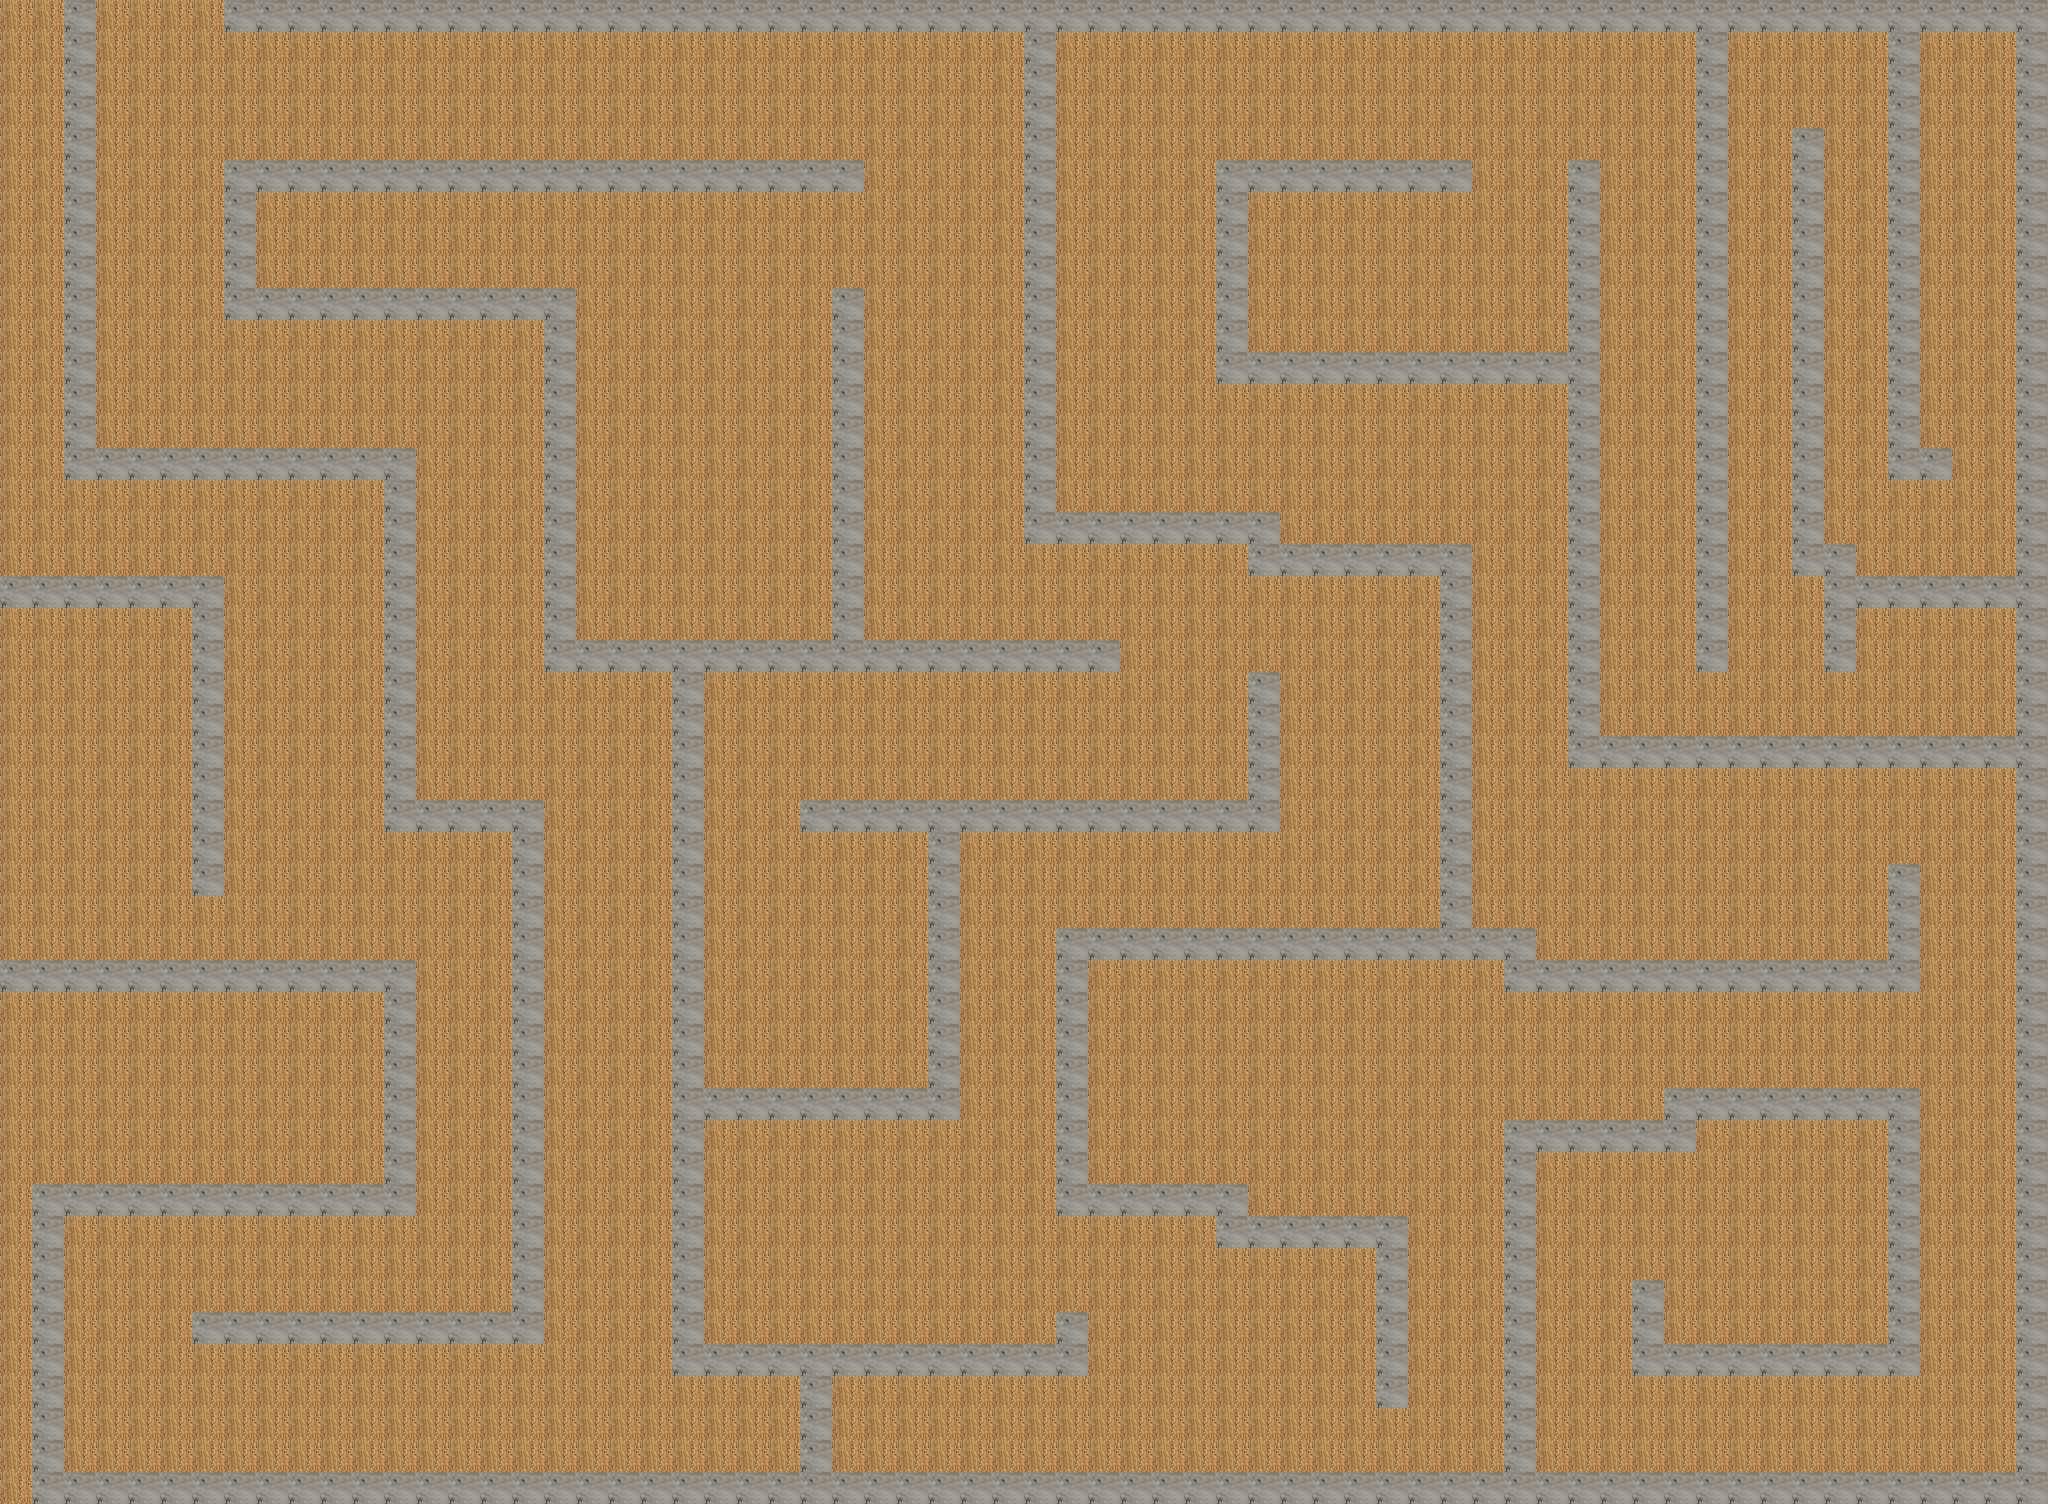

This game map was drawn from its Tiled (.tmx) file and the tilesets committed beside it. A one-line description and the trimmed map source follow:
An orthogonal 64x47 tile map with 32x32 px tiles, 1 tile layer (Tile Layer 1), 2 tilesets.

<map version="1.0" orientation="orthogonal" width="64" height="47" tilewidth="32" tileheight="32">
 <tileset firstgid="1" name="woodenfloor" tilewidth="32" tileheight="32">
  <image source="woodenfloor.jpg" width="2400" height="2400" />
 </tileset>
 <tileset firstgid="5626" name="stonewalls" tilewidth="32" tileheight="32">
  <image source="stonewalls.jpg" width="1333" height="2000" />
 </tileset>
 <layer name="Tile Layer 1" width="64" height="47">
  <data>[3008 cells, 3008 non-empty, 2 distinct tile ids]</data>
 </layer>
</map>
